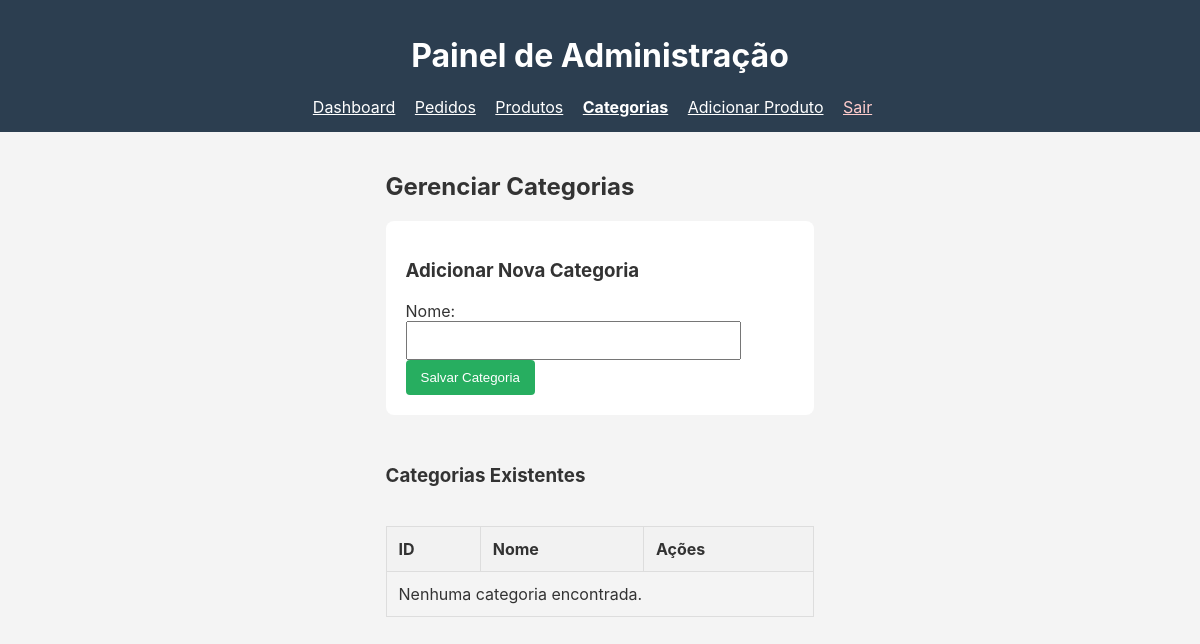
The page /admin/categorias.php (signed in) on the database as committed earlier.
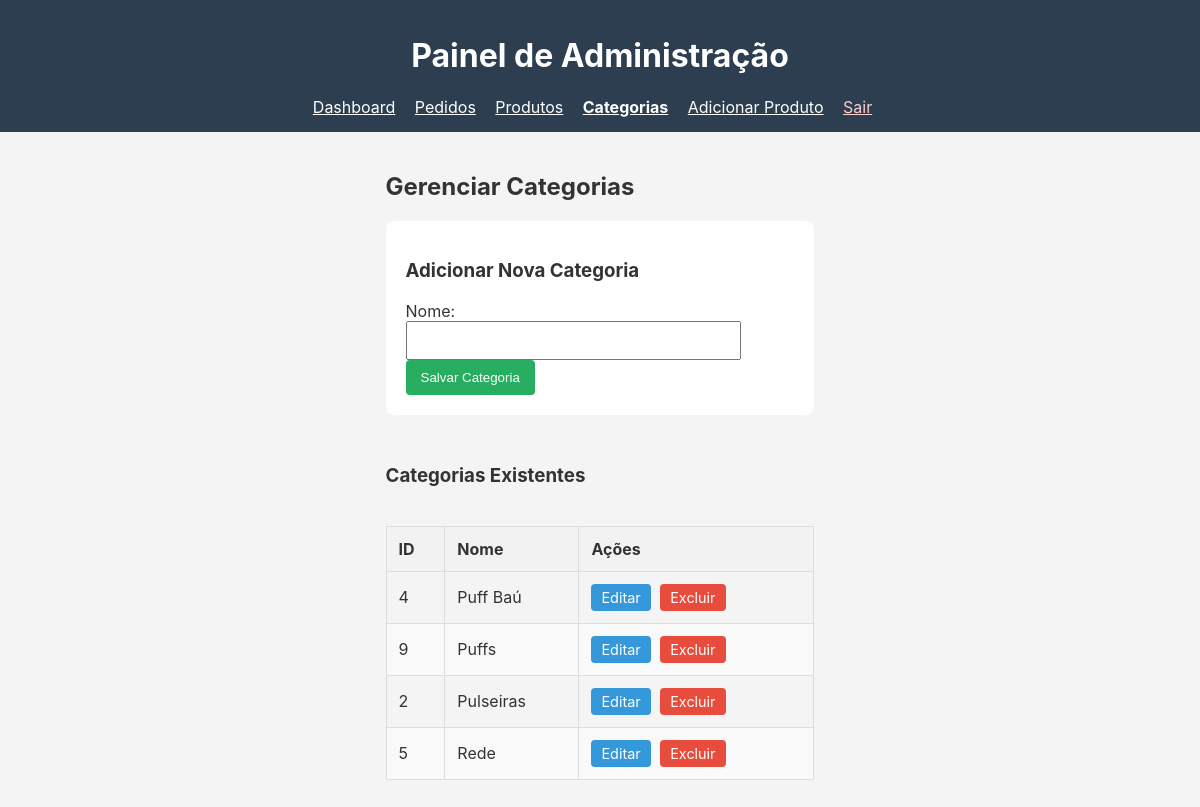
The same page on the database as committed later.
### tables this page shows
CREATE TABLE `categorias` (
  `id` int(11) NOT NULL,
  `id_usuario` int(11) DEFAULT NULL,
  `nome` varchar(100) NOT NULL
);

### admin/categorias.php (the view, shortened to what this page needs)
<?php
require_once 'verifica_login.php';
require_once '../config/database.php';
try {
    $query = "SELECT * FROM categorias WHERE id_usuario = :id_usuario ORDER BY nome ASC";
    $stmt = $pdo->prepare($query);
    $stmt->execute([':id_usuario' => $id_usuario_logado]);
    $categorias = $stmt->fetchAll();
} catch (PDOException $e) {
    die("Erro ao buscar categorias: " . $e->getMessage());
}
?>
<!DOCTYPE html>
<html lang="pt-BR">
<head>
    <link rel="stylesheet" href="../assets/css/style.css">
</head>
<body>
    <header class="main-header" style="padding: 15px; margin-bottom: 0;">
        <h1>Painel de Administração</h1>
        <nav>
            <a href="index.php" style="color: white; margin-right: 15px;">Dashboard</a>
            <a href="pedidos.php" style="color: white; margin-right: 15px;">Pedidos</a>
            <a href="produtos.php" style="color: white; margin-right: 15px;">Produtos</a>
            <a href="categorias.php" style="color: white; margin-right: 15px; font-weight: bold;">Categorias</a>
            <a href="adicionar_produto.php" style="color: white; margin-right: 15px;">Adicionar Produto</a>
            <a href="../logout.php" style="color: #ffcccc; margin-right: 15px;">Sair</a>
        </nav>
    </header>
    <main class="container">
        <h2>Gerenciar Categorias</h2>
        <div class="form-container">
            <h3>Adicionar Nova Categoria</h3>
            <form action="categorias.php" method="POST">
                <label for="nome_categoria">Nome:</label>
                <input type="text" id="nome_categoria" name="nome_categoria" required>
                <button type="submit">Salvar Categoria</button>
            </form>
        </div>
        <h3>Categorias Existentes</h3>
        <table class="admin-table">
            <thead>
                <tr>
                    <th>ID</th>
                    <th>Nome</th>
                    <th>Ações</th>
                </tr>
            </thead>
            <tbody>
                <?php if ($categorias): ?>
                    <?php foreach ($categorias as $categoria): ?>
                        <tr>
                            <td><?php echo $categoria['id']; ?></td>
                            <td><?php echo htmlspecialchars($categoria['nome']); ?></td>
                            <td>
                                <a href="editar_categoria.php?id=<?php echo $categoria['id']; ?>" class="action-btn edit-btn">Editar</a>
                                <form action="excluir_categoria.php" method="POST" style="display: inline;" onsubmit="return confirm('Atenção: excluir esta categoria fará com que todos os produtos nela sejam listados como SEM CATEGORIA. Deseja continuar?');">
                                    <button type="submit" class="action-btn delete-btn">Excluir</button>
                                </form>
                            </td>
                        </tr>
                    <?php endforeach; ?>
                <?php else: ?>
                    <tr>
                        <td colspan="3">Nenhuma categoria encontrada.</td>
                    </tr>
                <?php endif; ?>
            </tbody>
        </table>
    </main>
</body>
</html>

Rows that differ between the two databases and show on the page:
now on this page (row edited): categorias: id "4", nome "Puff Baú"
added categorias: id "9", nome "Puffs"
now on this page (row edited): categorias: id "2", nome "Pulseiras"
added categorias: id "5", nome "Rede"
Other text that changed with them:
text no longer shown: "Nenhuma categoria encontrada."
